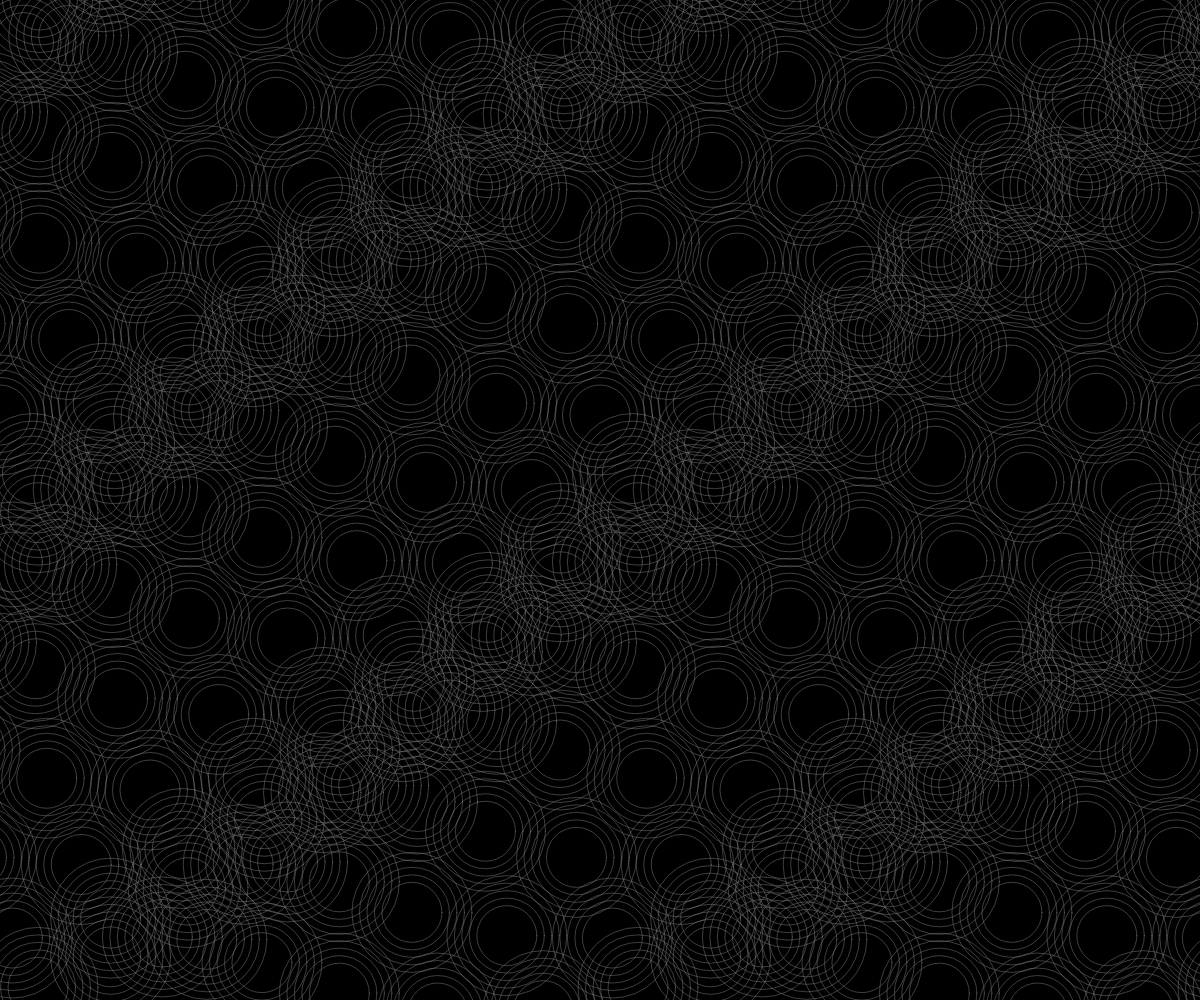
Frame 1 (no input)
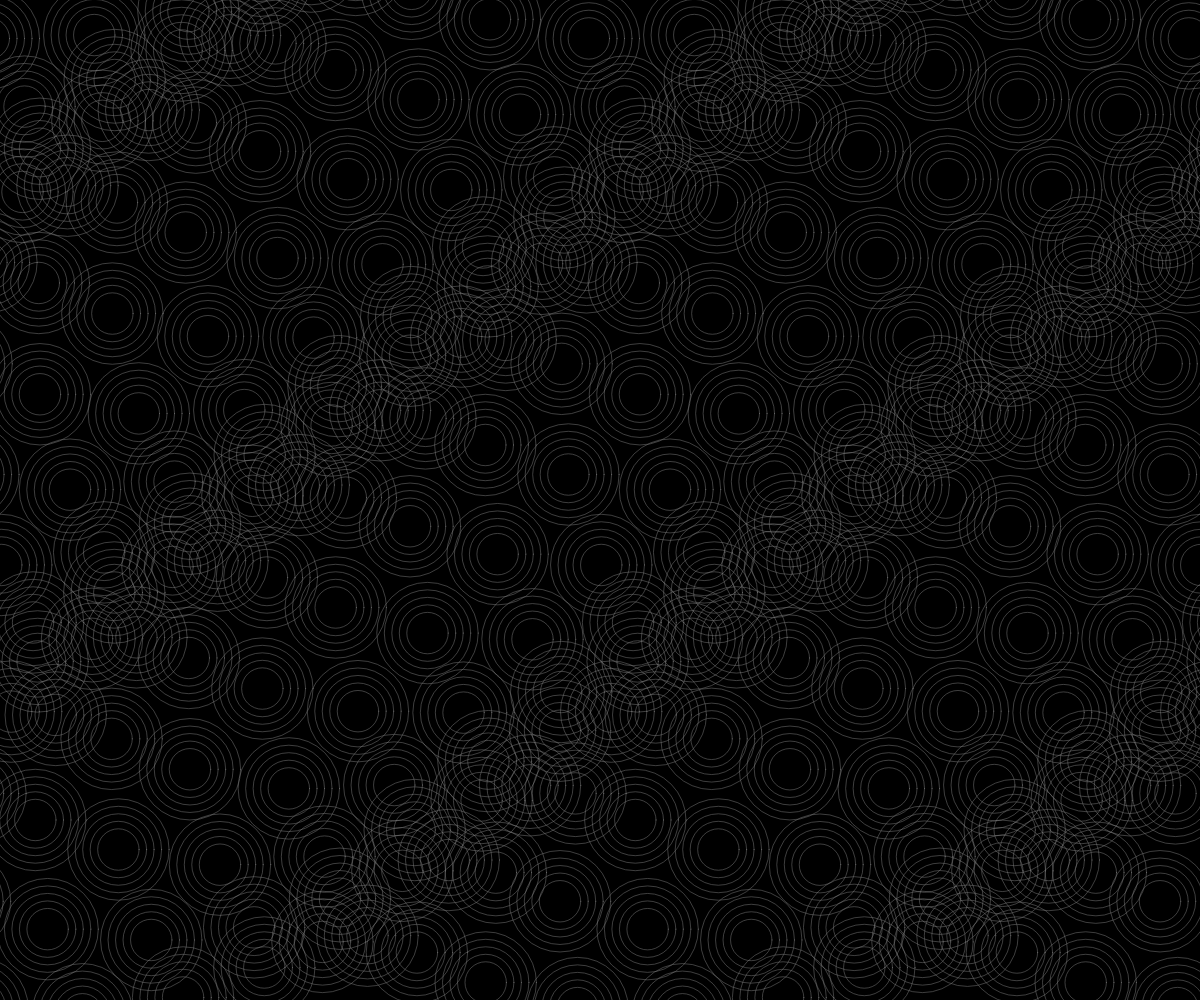
Frame 60 (no input)
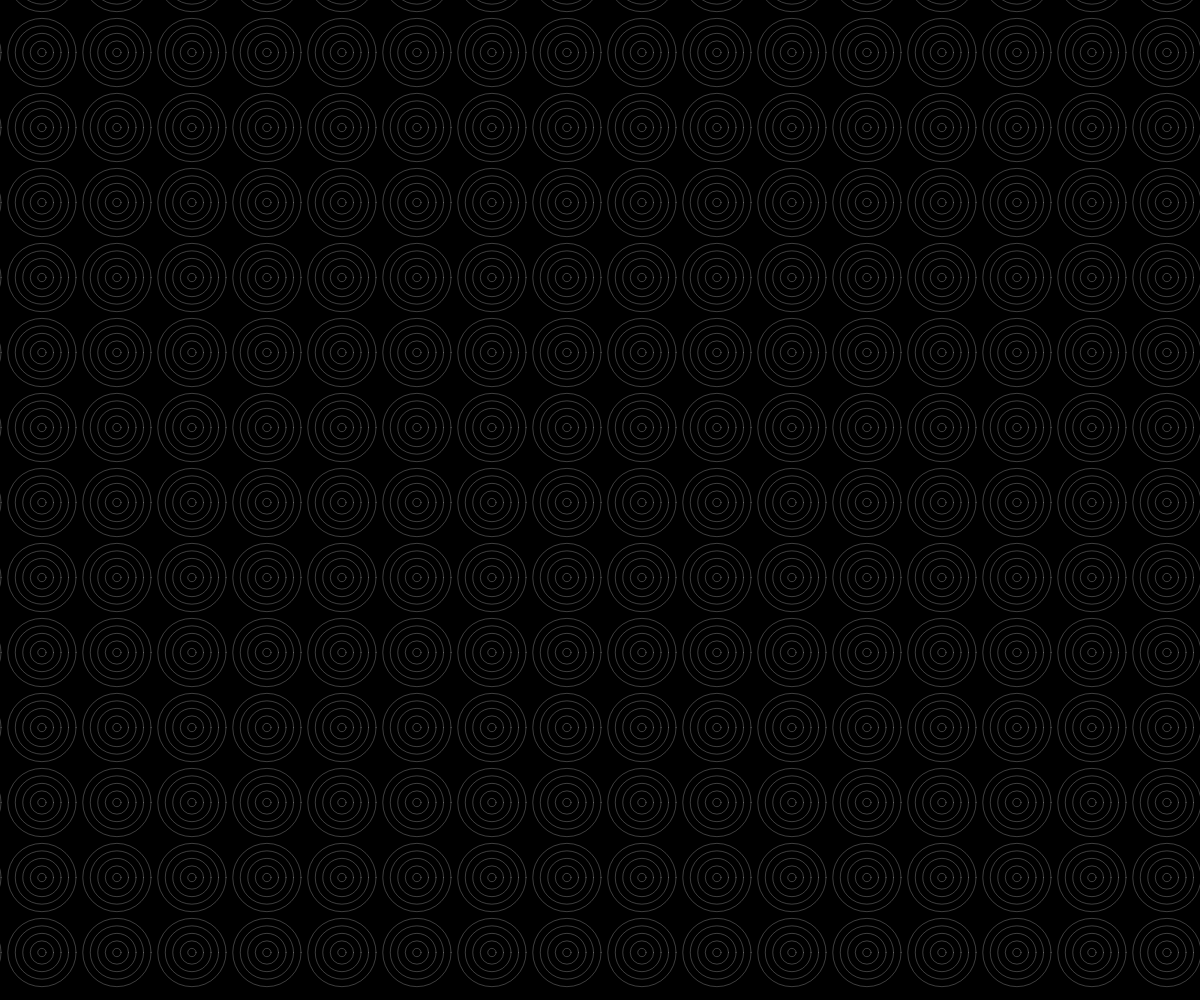
Frame 120 (the mouse pressed at the canvas centre since frame 60)

The p5.js sketch that drew these frames (run headless with seeded random() and noise() and a simulated clock; from frame 60 on, the mouse is pressed at the canvas centre):

// p5.js sketch
// ── sketch.js
let t = 0;
let c = 0;
let newAngle = 0;
let diameter;

function setup() {
    createCanvas(innerWidth, innerHeight);
    diameter = 60;
    noStroke();
}

function draw() {

    background(0);
    let d1 = 0 + (sin(newAngle + PI / 2) * diameter) / 2 + diameter / 2;
    let d2 = 15 + (sin(newAngle + PI / 2) * diameter) / 2 + diameter / 2;
    let d3 = 30 + (sin(newAngle + PI / 2) * diameter) / 2 + diameter / 2;
    let d4 = 45 + (sin(newAngle + PI / 2) * diameter) / 2 + diameter / 2;
    let d5 = 60 + (sin(newAngle + PI / 2) * diameter) / 2 + diameter / 2;

    for (let x = 0; x <= width; x = x + 75) {
        for (let y = 0; y <= height; y = y + 75) {

            const xAngle = map(mouseX, 0, width, -4 * PI, 4 * PI, true);
            const yAngle = map(mouseY, 0, height, -4 * PI, 4 * PI, true);

            const angle = xAngle * (x / width) + yAngle * (y / height);

            const myX = x + 40 * cos(2 * PI * t + angle);
            const myY = y + 40 * sin(2 * PI * t + angle);

            //noStroke();
            stroke(125);
            strokeWeight(0.5);
            fill(0, 0);
            ellipse(myX, myY, d1, d1);
            ellipse(myX, myY, d2, d2);
            ellipse(myX, myY, d3, d3);
            ellipse(myX, myY, d4, d4);
            ellipse(myX, myY, d5, d5);

        }
    }

    t = t + 0.005;
    newAngle += 0.02;

}
